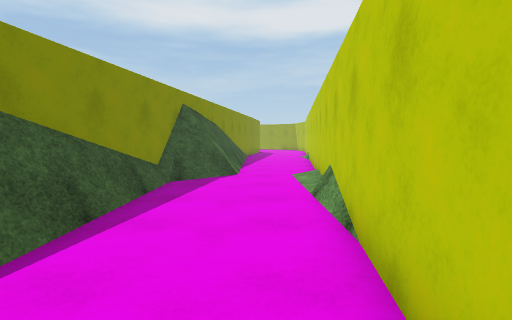
View 1 (above)

12 first-person views from a walk through a 3-D level made in the Unity game engine. The camera is 1.3 m above the floor, tilts 4° down and sees 80° across. The floor is counted in squares, 1 m on a side. Each view is taken from the middle of a square. On the plan, view 1 faces up. The plan holds only what a view shows up to about 14 squares ahead; the rest is blank. The place goes on beyond the plan. The player is left out. Surface patterns are stand-ins for the level's own textures.

View 2
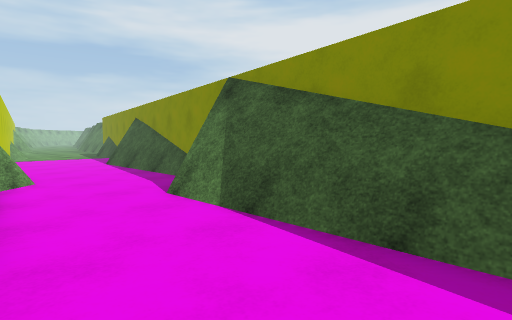

View 3
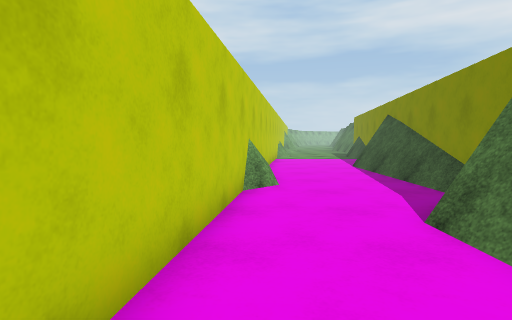

View 4
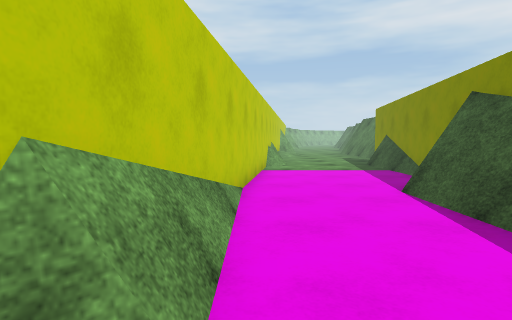

View 5
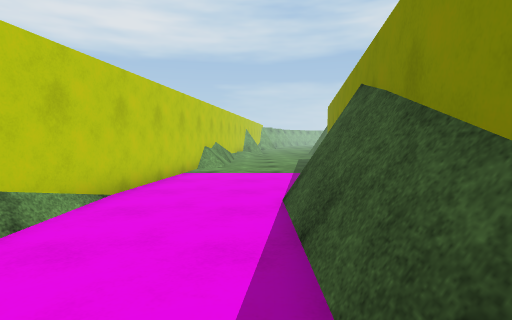

View 6
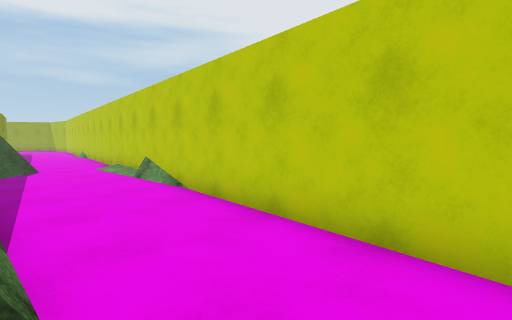

View 7
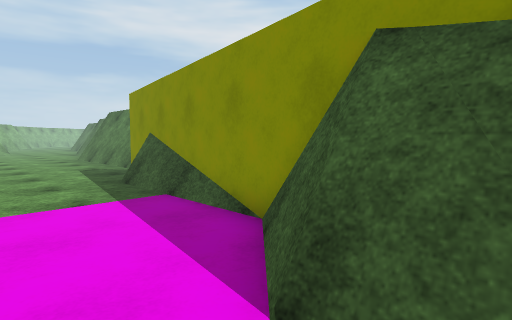

View 8
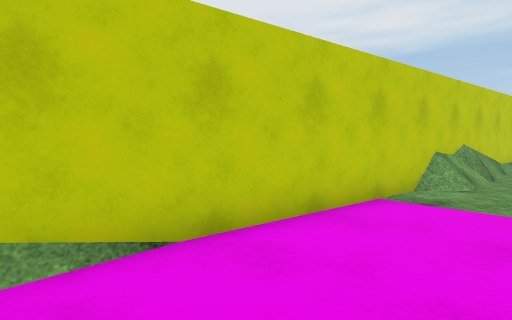

View 9
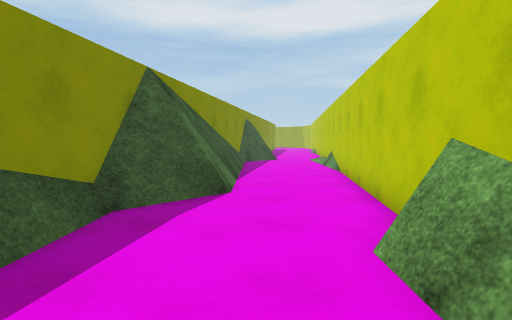

View 10
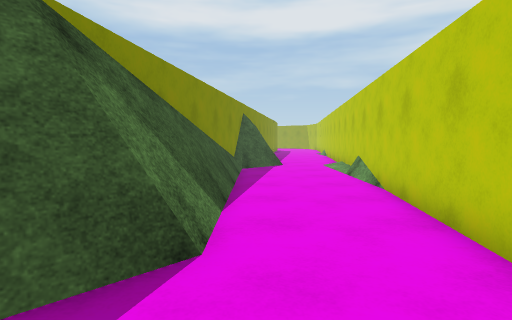

View 11
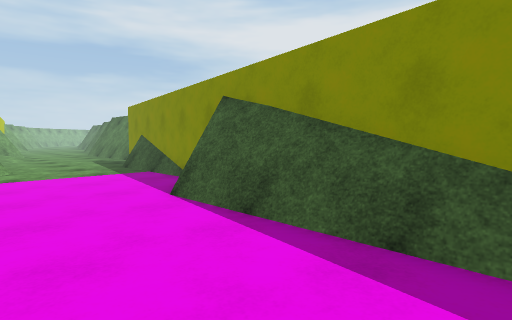

View 12
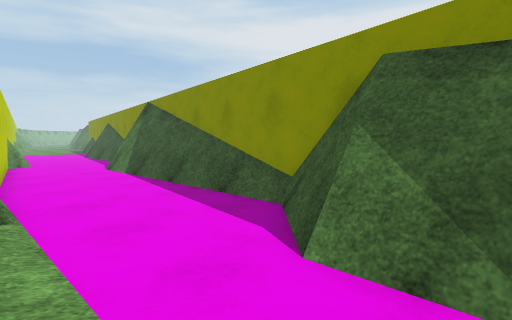

### Floor plan
Points are (right, up) in squares from view 1. A wall is a line through its corners. A room is listed if a view was taken in it or the views show most of it. See-through windows are left out.
Room 1 (views 1, 2, 3, 4, 5, 6, 7, 8, 9, 10, 11, 12)
walls: (-0.3, -4.7) (0.5, -3.9); (0.2, -5) (0.2, -4.5); (-5.2, -4.1) (-5.2, -10.5); (-0.1, -6.8) (-0.1, -4.5); (-5.4, -5.5) (-5.4, -10.5) (-6.4, -11.4); (-5.6, -7) (-5.6, -10.3) (-6.3, -11) (-7.5, -18.5); (-4.9, -10.3) (-6.6, -11.9); (-3.7, 4.6) (-3.7, -0.8); (-3.5, 6) (-3.5, -0.5) (-4.8, -1.8) (-5.7, -7.3); (-3.3, 7.5) (-3.3, -0.6) (-4.9, -2.3); (-7.2, -16.1) (-7.2, -18.2); (-7.3, -17.1) (-7.3, -18.2); (-1.7, -18.5) (2.6, 13.3); (-1.6, 12.7) (-1.7, 11.1) (-2.8, 10) (-3.7, 4.4); (-1.8, 13.1) (-1.9, 11); (-1.3, 13.5) (-1.3, 11.1) (-3, 9.5)
low walls: (-0.5, -6.4) (-0.5, -4.5) (0.4, -3.7); (-4.9, -2.3) (-4.9, -10.3); (-0.5, -7.4) (-0.5, -6.5); (-0.3, -8.6) (-0.3, -4.7); (-0.5, -9.9) (-0.5, -7.5); (1.5, 5.2) (1.5, 7.2); (-6.7, -13) (-6.7, -18.2); (-6.9, -14.6) (-6.9, -18.2); (-2.3, -18.2) (-1.6, -17.5); (-0.9, 11.1) (-2.8, 9.1) (-2.8, -0.6) (-4.7, -2.5) (-4.7, -10.4) (-6.4, -12.1); (-1.1, 13.5) (-1.1, 11); (-0.9, 13.5) (-0.9, 11.3) (-3, 9.1) (-3, -0.6) (-4.9, -2.5)

Positions as (right, up) in squares from view 1, and headings:
1: (0, 0), facing up
2: (1, 6), facing down-left
3: (0, 4), facing down
4: (-1, -3), facing down
5: (-4, -4), facing down
6: (-3, -3), facing up-right
7: (-3, -9), facing down-left
8: (-4, -9), facing down-right
9: (-2, -8), facing up
10: (-2, -4), facing up
11: (-1, -4), facing down-left
12: (2, 13), facing down-left
